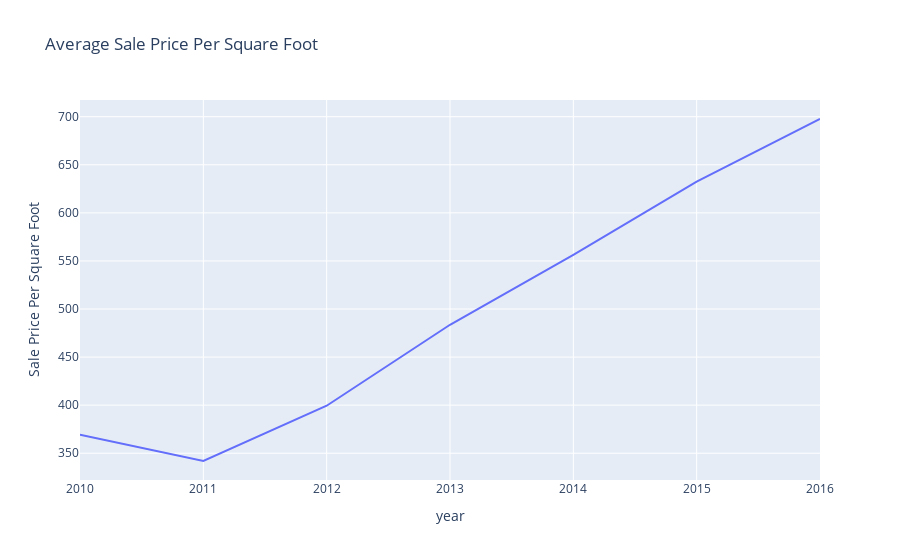

The cell this chart's notebook holds for it:
### Code cell
average_sales_price()

### Figure 1 — Plotly figure (JSON) as saved in the notebook; plotly's stock layout.template omitted (floating-point values rounded to 4 significant figures)
{"data": [{"hovertemplate": "year=%{x}<br>Sale Price Per Square Foot=%{y}<extra></extra>", "legendgroup": "", "line": {"color": "#636efa", "dash": "solid"}, "marker": {"symbol": "circle"}, "mode": "lines", "name": "", "orientation": "v", "showlegend": false, "type": "scatter", "x": [2010, 2011, 2012, 2013, 2014, 2015, 2016], "xaxis": "x", "y": [369.3, 341.9, 399.4, 483.6, 556.3, 632.5, 697.6], "yaxis": "y"}], "layout": {"autosize": true, "legend": {"tracegroupgap": 0}, "title": {"text": "Average Sale Price Per Square Foot"}, "xaxis": {"anchor": "y", "autorange": true, "domain": [0, 1], "range": [2010, 2016], "title": {"text": "year"}, "type": "linear"}, "yaxis": {"anchor": "x", "autorange": true, "domain": [0, 1], "range": [322.1, 717.4], "title": {"text": "Sale Price Per Square Foot"}, "type": "linear"}}}
